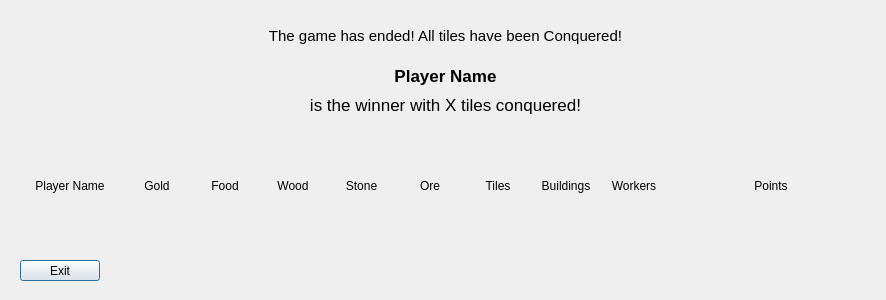
<?xml version="1.0" encoding="UTF-8"?>
<ui version="4.0">
 <class>DialogGameEnd</class>
 <widget class="QDialog" name="DialogGameEnd">
  <property name="geometry">
   <rect>
    <x>0</x>
    <y>0</y>
    <width>886</width>
    <height>300</height>
   </rect>
  </property>
  <property name="windowTitle">
   <string>Dialog</string>
  </property>
  <widget class="QLabel" name="label">
   <property name="geometry">
    <rect>
     <x>20</x>
     <y>20</y>
     <width>851</width>
     <height>31</height>
    </rect>
   </property>
   <property name="font">
    <font>
     <pointsize>11</pointsize>
    </font>
   </property>
   <property name="text">
    <string>The game has ended! All tiles have been Conquered!</string>
   </property>
   <property name="alignment">
    <set>Qt::AlignCenter</set>
   </property>
   <property name="wordWrap">
    <bool>true</bool>
   </property>
  </widget>
  <widget class="QPushButton" name="exitBtn">
   <property name="geometry">
    <rect>
     <x>20</x>
     <y>260</y>
     <width>80</width>
     <height>21</height>
    </rect>
   </property>
   <property name="text">
    <string>Exit</string>
   </property>
  </widget>
  <widget class="QWidget" name="gridLayoutWidget">
   <property name="geometry">
    <rect>
     <x>20</x>
     <y>130</y>
     <width>851</width>
     <height>111</height>
    </rect>
   </property>
   <layout class="QGridLayout" name="gridLayout">
    <item row="0" column="3">
     <widget class="QLabel" name="label_6">
      <property name="text">
       <string>Wood</string>
      </property>
      <property name="alignment">
       <set>Qt::AlignCenter</set>
      </property>
     </widget>
    </item>
    <item row="0" column="2">
     <widget class="QLabel" name="label_5">
      <property name="text">
       <string>Food</string>
      </property>
      <property name="alignment">
       <set>Qt::AlignCenter</set>
      </property>
     </widget>
    </item>
    <item row="0" column="5">
     <widget class="QLabel" name="label_8">
      <property name="text">
       <string>Ore</string>
      </property>
      <property name="alignment">
       <set>Qt::AlignCenter</set>
      </property>
     </widget>
    </item>
    <item row="0" column="4">
     <widget class="QLabel" name="label_7">
      <property name="text">
       <string>Stone</string>
      </property>
      <property name="alignment">
       <set>Qt::AlignCenter</set>
      </property>
     </widget>
    </item>
    <item row="0" column="7">
     <widget class="QLabel" name="label_9">
      <property name="text">
       <string>Buildings</string>
      </property>
      <property name="alignment">
       <set>Qt::AlignCenter</set>
      </property>
     </widget>
    </item>
    <item row="0" column="6">
     <widget class="QLabel" name="label_3">
      <property name="text">
       <string>Tiles</string>
      </property>
      <property name="alignment">
       <set>Qt::AlignCenter</set>
      </property>
     </widget>
    </item>
    <item row="0" column="0">
     <widget class="QLabel" name="label_2">
      <property name="minimumSize">
       <size>
        <width>100</width>
        <height>0</height>
       </size>
      </property>
      <property name="text">
       <string>Player Name</string>
      </property>
      <property name="alignment">
       <set>Qt::AlignCenter</set>
      </property>
     </widget>
    </item>
    <item row="0" column="1">
     <widget class="QLabel" name="label_4">
      <property name="text">
       <string>Gold</string>
      </property>
      <property name="alignment">
       <set>Qt::AlignCenter</set>
      </property>
     </widget>
    </item>
    <item row="0" column="8">
     <widget class="QLabel" name="label_10">
      <property name="text">
       <string>Workers</string>
      </property>
      <property name="alignment">
       <set>Qt::AlignCenter</set>
      </property>
     </widget>
    </item>
    <item row="0" column="9">
     <widget class="QLabel" name="label_13">
      <property name="minimumSize">
       <size>
        <width>200</width>
        <height>0</height>
       </size>
      </property>
      <property name="text">
       <string>Points</string>
      </property>
      <property name="alignment">
       <set>Qt::AlignCenter</set>
      </property>
     </widget>
    </item>
   </layout>
  </widget>
  <widget class="QLabel" name="winnerNameLabel">
   <property name="geometry">
    <rect>
     <x>20</x>
     <y>60</y>
     <width>851</width>
     <height>31</height>
    </rect>
   </property>
   <property name="font">
    <font>
     <pointsize>13</pointsize>
     <weight>75</weight>
     <bold>true</bold>
    </font>
   </property>
   <property name="text">
    <string>Player Name</string>
   </property>
   <property name="alignment">
    <set>Qt::AlignCenter</set>
   </property>
  </widget>
  <widget class="QLabel" name="winnerScoreLabel">
   <property name="geometry">
    <rect>
     <x>20</x>
     <y>89</y>
     <width>851</width>
     <height>31</height>
    </rect>
   </property>
   <property name="font">
    <font>
     <pointsize>13</pointsize>
    </font>
   </property>
   <property name="text">
    <string>is the winner with X tiles conquered!</string>
   </property>
   <property name="alignment">
    <set>Qt::AlignCenter</set>
   </property>
  </widget>
 </widget>
 <resources/>
 <connections/>
</ui>
